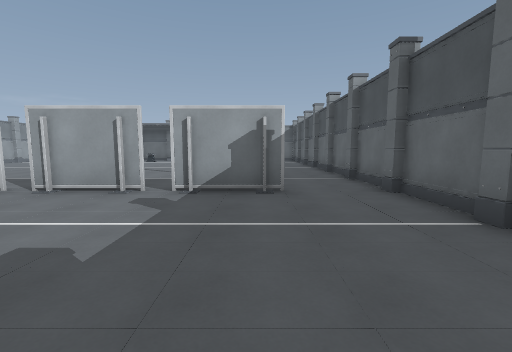
[1] (above)

16 first-person views from a walk through a Godot game level. The camera is 1.5 m above the floor, tilts 6° down and sees 90° across. The floor is counted in squares, 2 m on a side. Each view is taken from the middle of a square. On the plan, view 1 faces up. The plan holds only what a view shows up to about 9 squares ahead; the rest is blank. Characters and animated objects are not drawn.

[2]
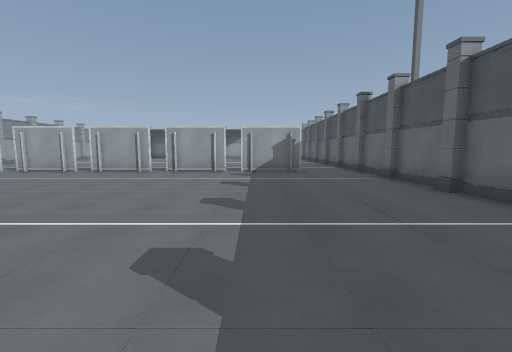

[3]
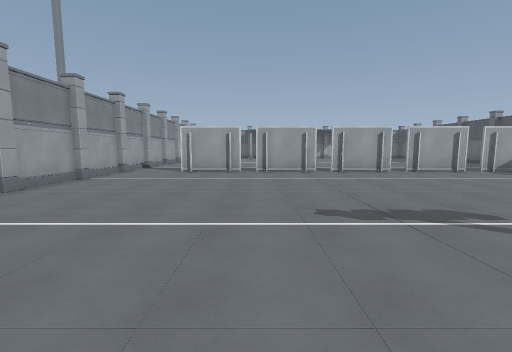

[4]
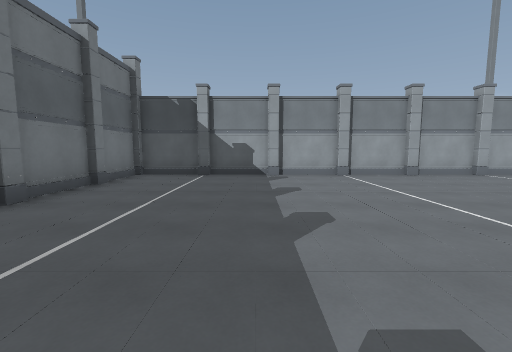

[5]
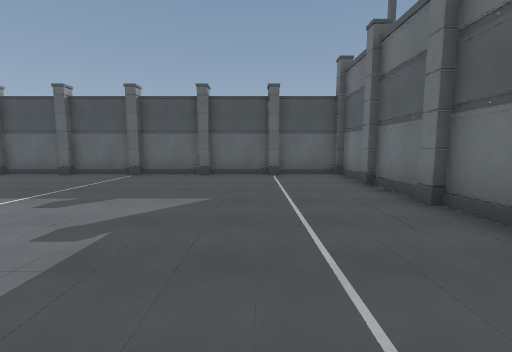

[6]
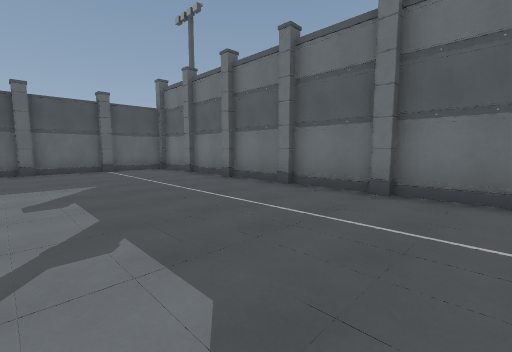

[7]
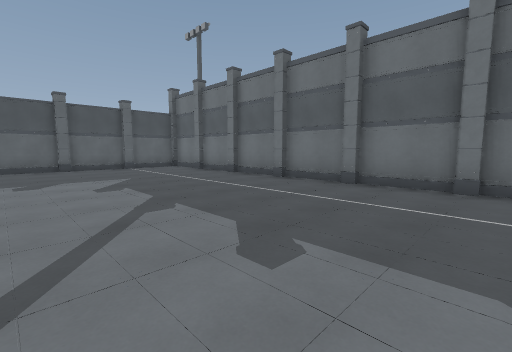

[8]
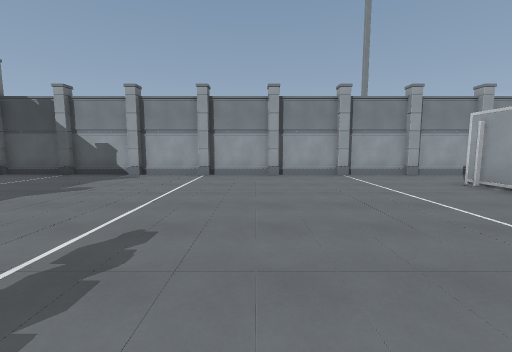

[9]
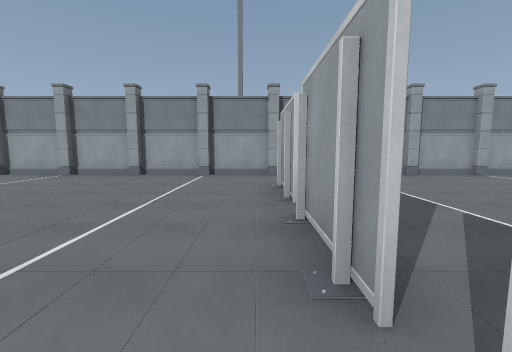

[10]
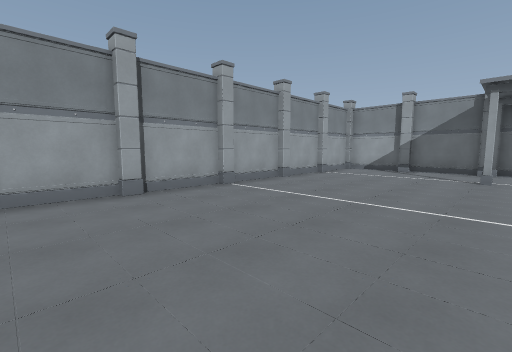

[11]
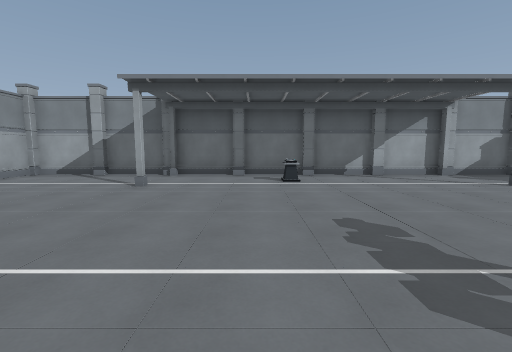

[12]
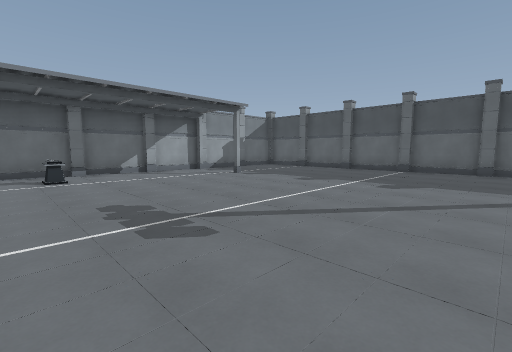

[13]
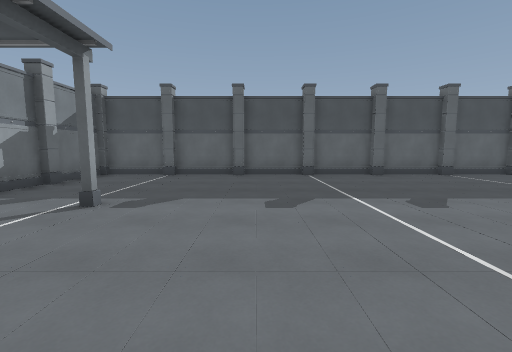

[14]
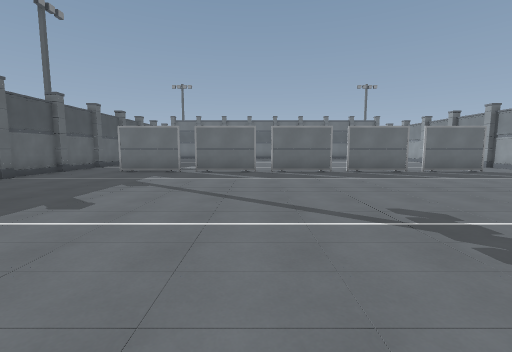

[15]
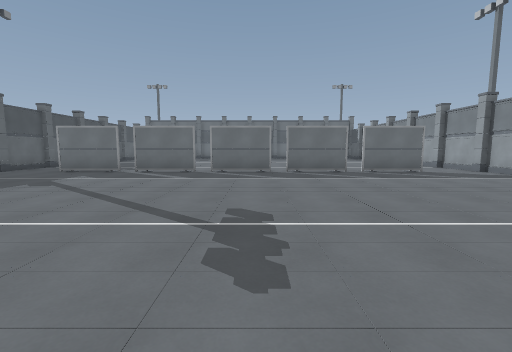

[16]
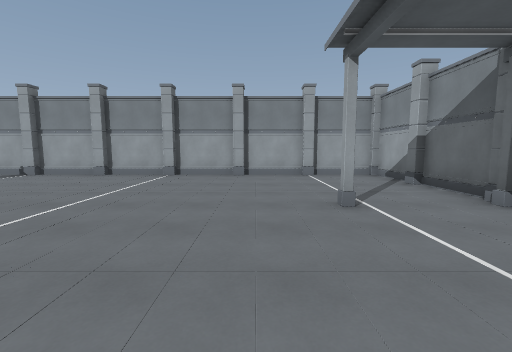

### Floor plan
Points are (right, up) in squares from view 1. A wall is a line through its corners. A room is listed if a view was taken in it or the views show most of it. See-through windows are left out.
Room 1 (views 1, 2, 3, 4, 5, 6, 7, 8, 9)
walls: (-6.9, 4.5) (-9, 4.5); (-4.4, 4.5) (-6.5, 4.5); (-5.8, -7.3) (-5.2, -7.3); (-9.5, 4.5) (-11.5, 4.5); (-5.4, -7.5) (-3.6, -7.5); (-7.8, -7.3) (-7.2, -7.3); (-7.4, -7.5) (-5.6, -7.5); (-3.8, -7.3) (-3.2, -7.3); (-8.1, -7.5) (-7.6, -7.5); (-1.9, 4.5) (-4, 4.5); (-3.2, -7.5) (-1.6, -7.5); (-13.3, -1.2) (-13.3, -1.8); (-9.8, -7.3) (-9.2, -7.3); (-13.3, 0.8) (-13.3, 0.2); (-13.5, -1.6) (-13.5, -3.4); (-1.8, -7.3) (-1.2, -7.3); (-13.3, -3.2) (-13.3, -3.8); (-13.5, 0.4) (-13.5, -1.4); (-13.5, -3.6) (-13.5, -5.4); (-1.1, -7.5) (0.4, -7.5); (-13.3, 2.8) (-13.3, 2.2); (-13.5, 2.4) (-13.5, 0.6); (2.3, -1.8) (2.3, -1.2); (2.3, 0.2) (2.3, 0.8); (-13.3, -5.2) (-13.3, -5.8); (-11.4, -7.5) (-9.8, -7.5); (2.5, -1.4) (2.5, 0.4); (-11.8, -7.3) (-11.2, -7.3); (0.6, 4.5) (-1.5, 4.5); (2.5, 0.8) (2.5, 2.4); (2.3, -3.8) (2.3, -3.2); (-13.5, -5.6) (-13.5, -7.5) (-11.9, -7.5); (2.5, -3.4) (2.5, -1.6); (0.2, -7.3) (0.8, -7.3); (2.3, 2.2) (2.3, 2.8); (-13.5, 4.4) (-13.5, 2.6); (2.5, 2.8) (2.5, 4.4); (-13.3, 4.8) (-13.3, 4.2); (0.9, -7.5) (2.5, -7.5) (2.5, -5.6); (2.5, -5.4) (2.5, -3.6); (2.3, -5.8) (2.3, -5.2); (2.3, 4.2) (2.3, 4.8); (2.5, 4.6) (2.5, 5.5); (-13.5, 6.2) (-13.5, 4.6)
ways out: opening at (-12.5, 5) to room 2; opening at (1.5, 5) to room 2; gap at (-9, 5) to room 2; gap at (-7, 5) to room 2; gap at (-4, 5) to room 2; gap at (-2, 5) to room 2
Room 2 (views 10, 11, 12, 13, 14, 15, 16)
walls: (-5.2, 16.3) (-5.8, 16.3); (-5.6, 16.5) (-7.4, 16.5); (-7.6, 16.5) (-9.4, 16.5); (-3.2, 16.3) (-3.8, 16.3); (-3.6, 16.5) (-5.4, 16.5); (-9.2, 16.3) (-9.8, 16.3); (-6.6, 4.6) (-4.5, 4.6); (-9.6, 16.5) (-11.4, 16.5); (-4, 4.6) (-2, 4.6); (-9.1, 4.6) (-7, 4.6); (-1.2, 16.3) (-1.7, 16.3) (-1.7, 16.5) (-3.4, 16.5); (-13.3, 10.8) (-13.3, 10.2); (-11.2, 16.3) (-11.8, 16.3); (-13.5, 10.4) (-13.5, 8.6); (-13.3, 8.8) (-13.3, 8.2); (-13.5, 12.4) (-13.5, 10.6); (-1.6, 4.6) (0.5, 4.6); (-11.6, 16.5) (-13.5, 16.5) (-13.5, 14.6); (-13.5, 8.4) (-13.5, 6.6); (-13.5, 14.4) (-13.5, 12.6); (2.3, 10.2) (2.3, 10.8); (-13.3, 6.8) (-13.3, 6.2); (0.4, 16.5) (-1.2, 16.5); (-11.6, 4.6) (-9.5, 4.6); (2.5, 10.6) (2.5, 12.4); (0.8, 16.3) (0.2, 16.3); (2.5, 12.6) (2.5, 14.4); (2.3, 8.2) (2.3, 8.8); (2.5, 8.6) (2.5, 10.4); (2.3, 14.2) (2.3, 14.8); (2.5, 14.6) (2.5, 16.5) (0.9, 16.5); (2.5, 6.6) (2.5, 8.4); (2.3, 6.2) (2.3, 6.8); (2.5, 5.5) (2.5, 6.4)
ways out: opening at (-12.5, 5) to room 1; opening at (1.5, 5) to room 1; gap at (-9, 5) to room 1; gap at (-7, 5) to room 1; gap at (-4, 5) to room 1; gap at (-2, 5) to room 1
objects: other object (-6, 15)

Where each view was taken, in squares from view 1:
view 1: 0 up, 0 right, facing up
view 2: 4 down, 1 left, facing up
view 3: 4 down, 9 left, facing up
view 4: 4 down, 6 left, facing left
view 5: 5 down, 5 left, facing right
view 6: 3 down, 7 left, facing down-right
view 7: 2 down, 8 left, facing down-right
view 8: 0 up, 6 left, facing left
view 9: 4 up, 6 left, facing left
view 10: 7 up, 9 left, facing up-left
view 11: 9 up, 7 left, facing up
view 12: 8 up, 7 left, facing up-right
view 13: 12 up, 5 left, facing right
view 14: 13 up, 4 left, facing down
view 15: 13 up, 6 left, facing down
view 16: 13 up, 6 left, facing left
